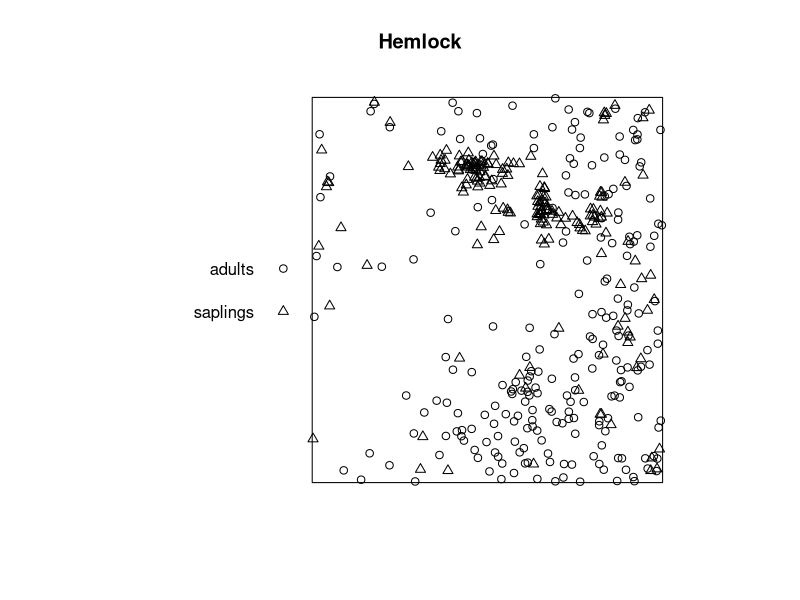
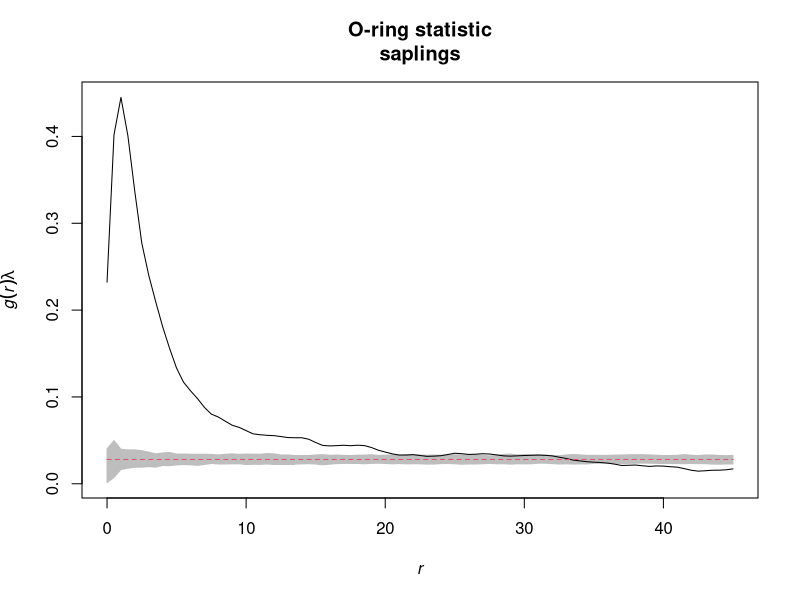
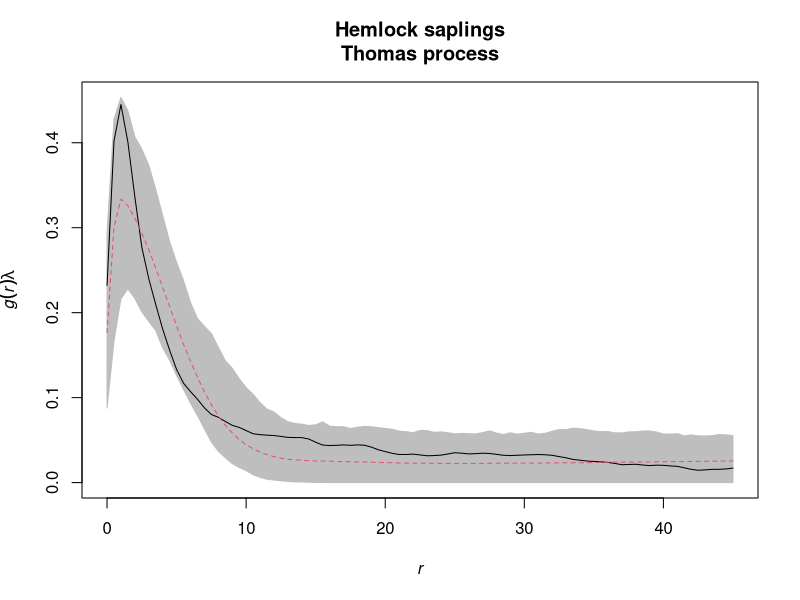
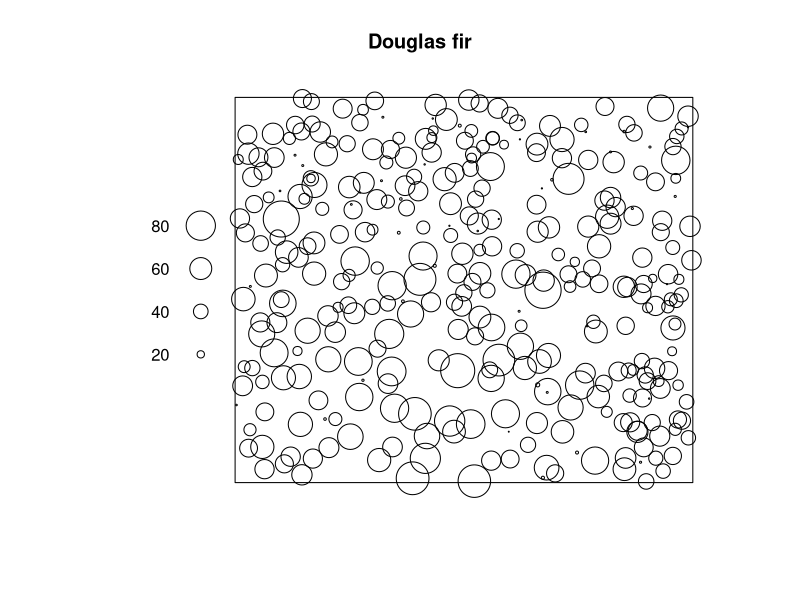
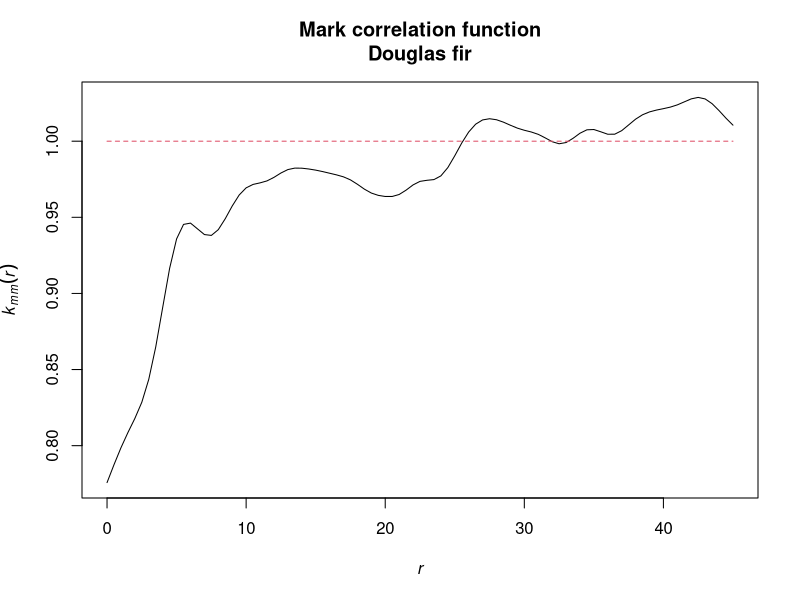
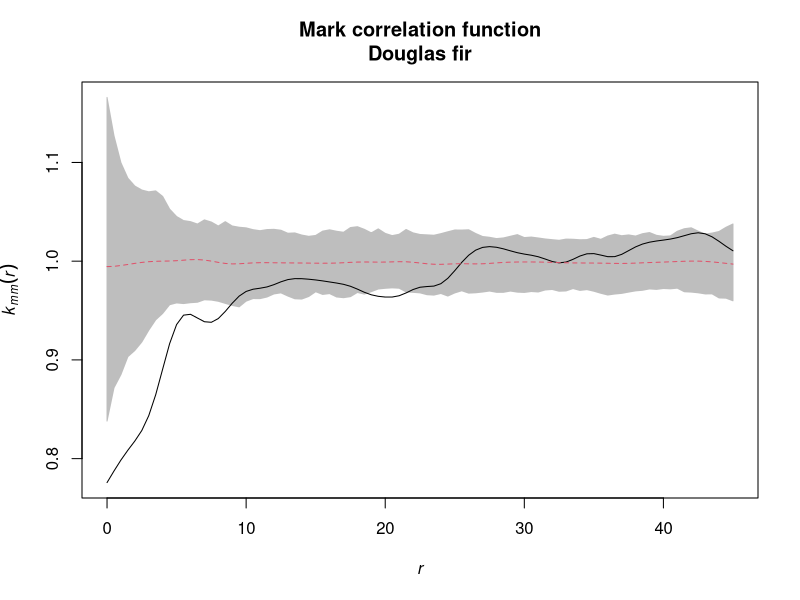
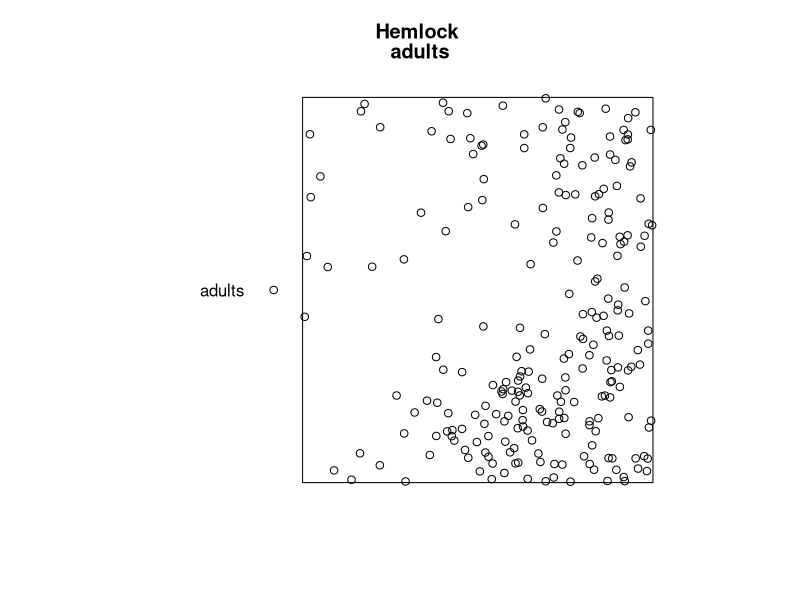
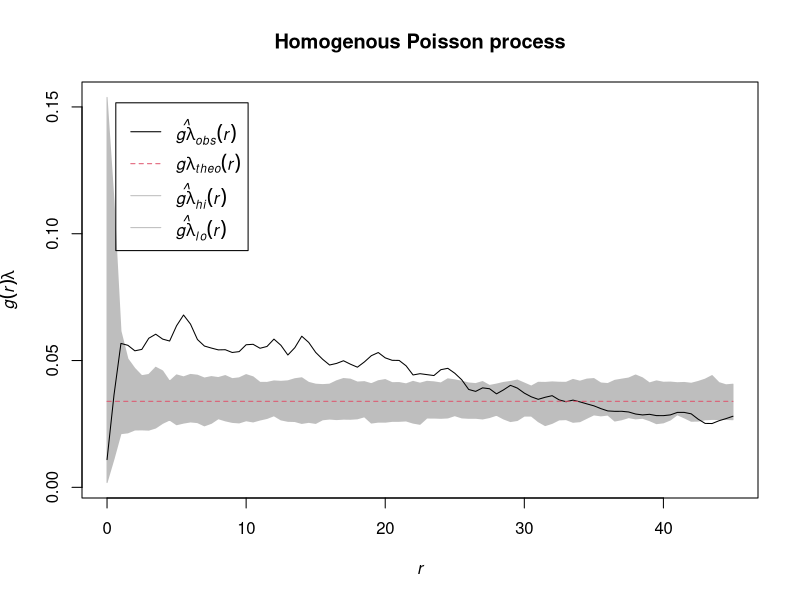

Source code (R) for these figures, in order:
## ---- chunk 1
  library(spatstat)
  library(tidyverse)
## ---- chunk 2
  setwd('C:/Users/Maximilian/ownCloud/03_Lehre/Spatial_Statistics/Practicals/Spatial_statistics_R')
  hemlock <- read_delim(file = 'Hemlock_Adults_vs_SmallSaps.txt', delim = ';')
  
  hemlock <- mutate(hemlock,
                    mark = case_when(mark == 1 ~ 'adults',
                                     mark == 2 ~ 'saplings'),
                    mark = as.factor(mark))
  
  plot_area <- ripras(x = hemlock$x, y= hemlock$y, shape = 'rectangle')
  hemlock_ppp <- as.ppp(X = hemlock, W = plot_area)
  
  summary(hemlock_ppp)
## ---- chunk 3
  plot(hemlock_ppp, main = 'Hemlock')
## ---- chunk 4
  Oest <- function(input, correction = 'Ripley', r = NULL, ...){
    p_fct <- pcf(input, correction = correction, 
                 r = r, divisor = 'd')
    lambda <- intensity(unmark(input))
    eval.fv(p_fct*lambda)
  }
## ---- chunk 5
  saplings <- subset.ppp(hemlock_ppp, marks == 'saplings', drop = TRUE)
  
  o_ring_saplings <- envelope(saplings, fun = Oest,
                              r = seq(from = 0, to = 45, by = 0.5), 
                              nsim = 199, nrank = 5)
## ---- chunk 6
  plot(o_ring_saplings, xlim = c(0, 45), 
       main = 'O-ring statistic\nsaplings', legend = FALSE)
## ---- chunk 7
  thomas_process <- kppm(X = unmark(saplings), clusters = "Thomas", statistic = "pcf")
  
  simulated_pattern	<- simulate.kppm(object = thomas_process, nsim = 199)
## ---- chunk 8
  o22_saplings_thomas <- envelope(saplings, fun = Oest, 
                                  r = seq(from = 0, to = 45, by = 0.5),
                                  nsim = 199, nrank = 5, 
                                  simulate = simulated_pattern)
## ---- chunk 9
  plot(o22_saplings_thomas, xlim = c(0, 45), 
       main = "Hemlock saplings\nThomas process", legend = FALSE)
## ---- chunk 10
  print(thomas_process)
## ---- chunk 11
  paste0("Number of parents: ", round(thomas_process$clustpar[['kappa']] * area(saplings$window), 2))
  paste0("Cluster area: ", round((thomas_process$clustpar[['scale']] ^ 2) * pi, 2)) # Double check also with Programita!
## ---- chunk 12
  setwd('C:/Users/Maximilian/ownCloud/03_Lehre/Spatial_Statistics/Practicals/Spatial_statistics_R')
  douglas_fir <- read_delim(file = 'Alive_DouglasFir_OGN.txt', delim = ';')
  
  plot_area <- ripras(x = douglas_fir$x, y = douglas_fir$y, shape = 'rectangle')
  douglas_fir_ppp <- as.ppp(X = douglas_fir, W = plot_area)
  
  summary(douglas_fir_ppp)
## ---- chunk 13
  plot(douglas_fir_ppp, main = 'Douglas fir')
## ---- chunk 14
  mark_corrlation_douglas_fir <- markcorr(X = douglas_fir_ppp, 
                                          r = seq(from = 0, to = 45, by = 0.5),
                                          correction = "Ripley")
## ---- chunk 15
  plot(mark_corrlation_douglas_fir, xlim = c(0, 45), 
       main = "Mark correlation function\nDouglas fir", legend = F)
## ---- chunk 16
  envelopes_mark_correlation_alive <- envelope(Y = douglas_fir_ppp, fun = markcorr,
                                               r = seq(from = 0, to = 45, by = 0.5),
                                               nsim = 199, nrank = 5,
                                               simulate = expression(rlabel(douglas_fir_ppp)))

## ---- chunk 17
  plot(envelopes_mark_correlation_alive, xlim = c(0, 45), 
       main = "Mark correlation function\nDouglas fir", legend = F)
## ---- chunk 18
  setwd('C:/Users/Maximilian/ownCloud/03_Lehre/Spatial_Statistics/Practicals/Spatial_statistics_R')
  hemlock <- read_delim(file = 'Hemlock_Adults_vs_SmallSaps.txt', delim = ';')
  
  hemlock <- mutate(hemlock,
                    mark = case_when(mark == 1 ~ 'adults',
                                     mark == 2 ~ 'saplings'),
                    mark = as.factor(mark))
  
  plot_area <- ripras(x = hemlock$x, y = hemlock$y, shape = 'rectangle')
  hemlock_ppp <- as.ppp(X = hemlock, W = plot_area)
  
  summary(hemlock_ppp)
## ---- chunk 19
  plot(subset.ppp(hemlock_ppp, marks == 'adults', drop=T), main='Hemlock \nadults')
## ---- chunk 20
  Oest <- function(input, correction = 'Ripley', r = NULL, ...){
    p_fct <- pcf(input, correction = correction, r = r, divisor = 'd')
    lambda <- intensity(unmark(input))
    eval.fv(p_fct*lambda)
  }
## ---- chunk 21
  adults <- subset.ppp(hemlock_ppp, marks == 'adults', drop = TRUE)
  
  envelopes_adults_homo <- envelope(Y = adults, fun = Oest,
                                    r = seq(from = 0, to = 45, by = 0.5), 
                                    nsim = 199, rank = 5)

## ---- chunk 22
  plot(envelopes_adults_homo, xlim = c(0,45), 
       main = 'Homogenous Poisson process')
## ---- chunk 23
  lambda_xy <- density.ppp(x = adults)
  class(lambda_xy)
## ---- chunk 24
  plot(lambda_xy, main = 'lambda(xy)')
## ---- chunk 25
  simulated_heterogenous_pattern <- rpoispp(lambda = lambda_xy, nsim = 199)
## ---- chunk 26
  plot(lambda_xy, main = 'Simulated data')
  points(simulated_heterogenous_pattern[[5]], pch = 19)
## ---- chunk 27
  envelopes_adults_hetero <- envelope(Y = adults, fun = Oest,
                                      r = seq(from = 0, to = 45, by = 0.5), 
                                      nsim = 199, rank = 5, 
                                      simulate = simulated_heterogenous_pattern)

## ---- chunk 28
  plot(envelopes_adults_hetero, xlim = c(0, 45), 
       main = 'Heterogenous Poisson process')
